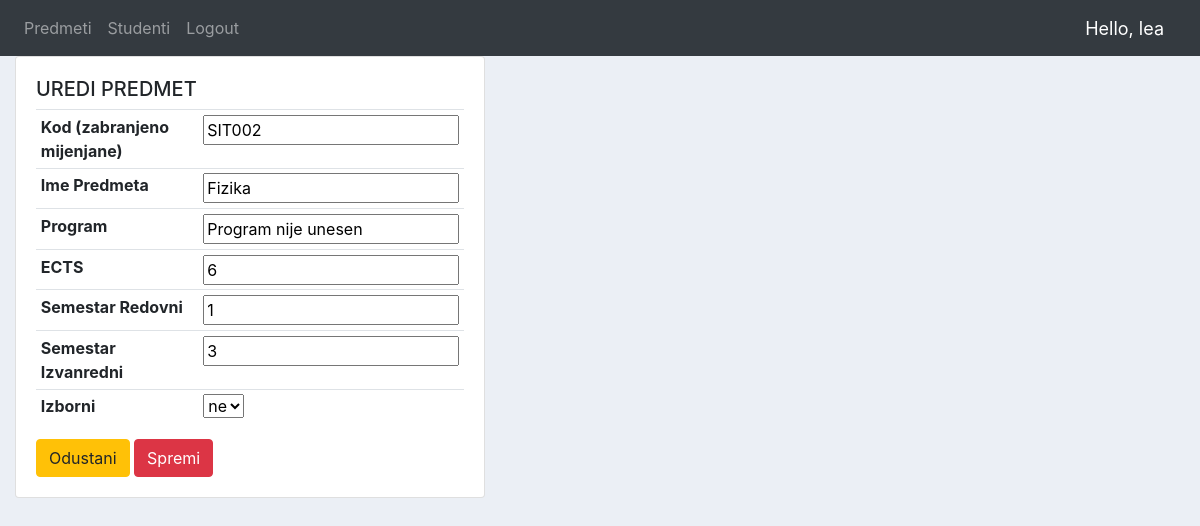
Screenshot of /predmet_uredi/SIT002/ (signed in) with the database file from the repository.
### mentorski/models.py (models this page shows, shortened)
class Korisnici(AbstractUser):
    email = models.EmailField(verbose_name="email", max_length=64, unique=True )
    USERNAME_FIELD = 'email'
    REQUIRED_FIELDS = ['username','password']
    MENTOR = 'mentor'
    STUDENT = 'student'
    ROLES = (
        (MENTOR, _('mentor')),
        (STUDENT, _('student')),
    )
    role = models.CharField(_('role'), default=STUDENT, choices=ROLES, max_length=20)
    NONE = 'none'
    REDOVNI = 'redovni'
    IZVANREDNI='izvanredni'
    STATUSES=(
        (NONE, _('none')),
        (REDOVNI, _('redovni')),
        (IZVANREDNI, _('izvanredni')),
    )
    status = models.CharField(_('status'), default=NONE, choices=STATUSES, max_length=20)

class Predmeti(models.Model):
    ime = models.CharField(max_length=255, unique=True)
    kod = models.CharField(max_length=16, primary_key=True, unique=True )
    program = models.CharField(max_length=225)
    ECTS = models.IntegerField()
    sem_redovni = models.IntegerField()
    sem_izvanredni = models.IntegerField()
    DA = 'da'
    NE = 'ne'
    IZBORNI=(
        (DA, _('da')),
        (NE, _('ne')),
    )
    izborni = models.CharField(_('izborni'), default=NE, choices=IZBORNI, max_length=10)

### mentorski/decorators.py (the view)
		def wrapper_func(request, *args, **kwargs):
			group = None
			if request.user.id == None:
				return HttpResponse('You are not authorized to view this page')
			if request.user:
				group = request.user.role
			if group in allowed_roles:
				return view_func(request, *args, **kwargs)
			else:
				return HttpResponse('You are not authorized to view this page')

### mentorski/forms.py
class PredmetForm(ModelForm):
    class Meta:
        model = Predmeti
        fields = '__all__'

### mentorski/views.py (called while the page is built)
@allowed_users(allowed_roles=["mentor"])
def predmetUredi(request,pk):
	predmet = Predmeti.objects.get(kod=pk)
	form = PredmetForm(instance=predmet)
	if request.method == 'POST':
		form = PredmetForm(request.POST, instance=predmet)
		if form.is_valid():
			form.save()
			return redirect('predmeti')
	context = {'form':form}
	return render(request, 'predmet_uredi.html', context)

### templates/predmet_uredi.html (shortened to what this page needs)
{%  extends 'main.html' %}
{% load static %}
{% block content %}
<div class="row">
	<div class="col-md-5">
		<div class="card card-body">
            <h5>UREDI PREDMET</h5>
			<form action="" method="POST">
                <table class="table table-sm">
                    <tr>
                        <th>Kod (zabranjeno mijenjane)</th>
                        <td>{{form.kod}}</td>
                    </tr>
                    <tr>
                        <th>Ime Predmeta</th>
                        <td>{{form.ime}}</td>
                    </tr>
                    <tr>
                        <th>Program</th>
                        <td>{{form.program}}</td>
                    </tr>
                    <tr>
                        <th>ECTS</th>
                        <td>{{form.ECTS}}</td>
                    </tr>
                    <tr>
                        <th>Semestar Redovni</th>
                        <td>{{form.sem_redovni}}</td>
                    </tr>
                    <tr>
                        <th>Semestar Izvanredni</th>
                        <td>{{form.sem_izvanredni}}</td>
                    </tr>
                    <tr>
                        <th>Izborni</th>
                        <td>{{form.izborni}}</td>
                    </tr>
                </table>
                <a class="btn btn-warning" href="{% url 'predmeti' %}" name="Odustani">Odustani</a>
                <button class="btn btn-danger" type="submit" name="Spremi">Spremi</button>
			</form>
		</div>
	</div>
</div>
{% endblock %}

### templates/navbar_mentor.html (shortened to what this page needs)
{% load static %}
  <nav class="navbar navbar-expand-lg navbar-dark bg-dark">
      <div class="collapse navbar-collapse" id="navbarNav">
        <ul class="navbar-nav">
            <li class="nav-item">
                <a class="nav-link" href="{% url 'predmeti' %}">Predmeti</a>
            </li>
            <li class="nav-item">
                <a class="nav-link" href="{% url 'studenti' %}">Studenti</a>
            </li>
          <li class="nav-item">
            <a class="nav-link" href="{% url 'logout' %}">Logout</a>
          </li>
        </ul>
      </div>
      <span class="hello-msg">Hello, {{request.user.username}}</span>
  </nav>

### static/css/main.css (style rules this page uses)
body { background-color: #ebeff5; }

### templates/navbar_mentor.html (style rules this page uses)
.hello-msg { font-size: 18px; color: #fff; margin-right: 20px; }

### rows the page displays
Korisnici: user.username "lea"
Predmeti: kod "SIT002", ime "Fizika", program "Program nije unesen", ECTS "6", sem_redovni "1", sem_izvanredni "3", izborni "ne"
